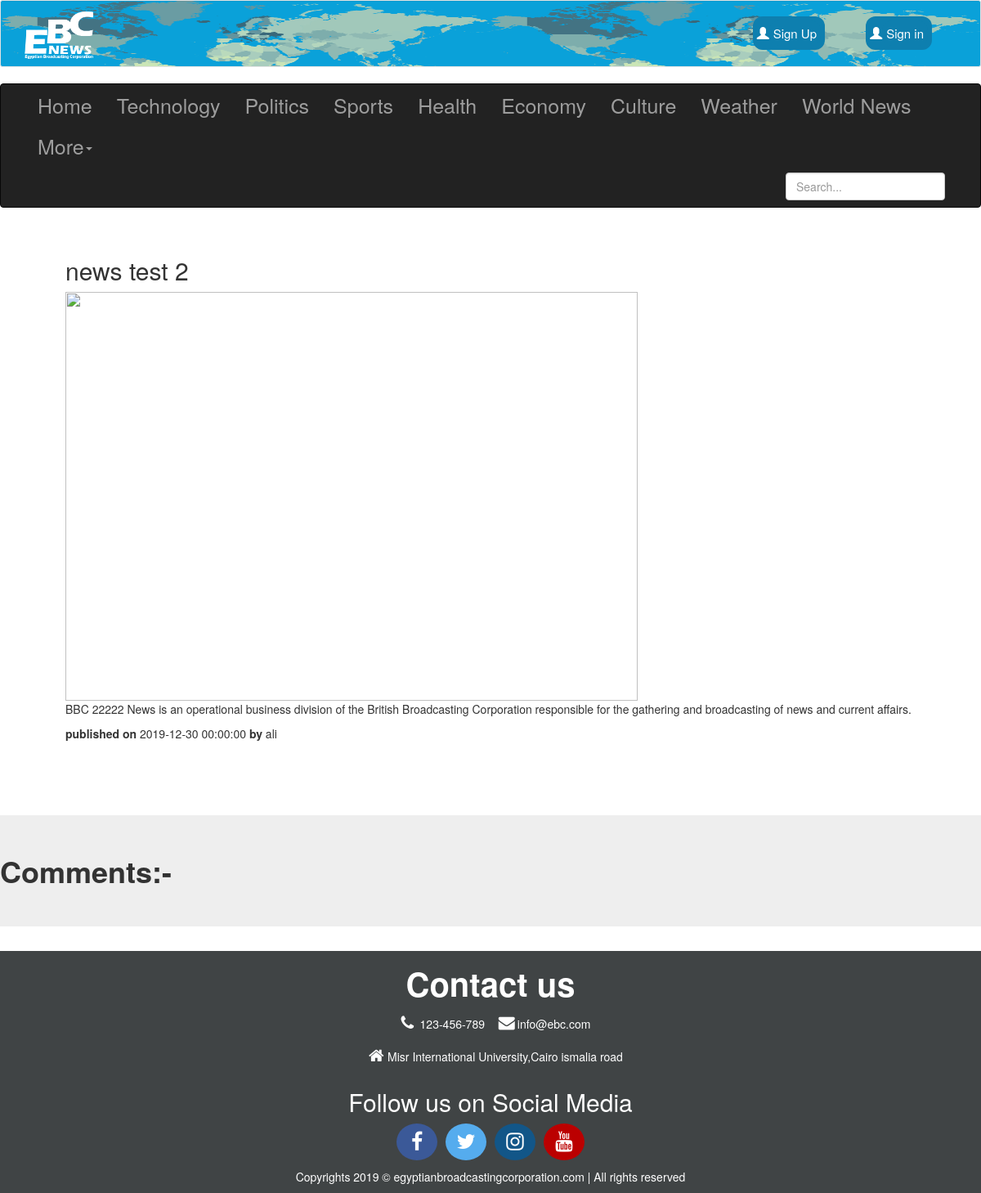
Screenshot of /healthdetails.php?healthnewsid=3 with the database file from the repository.
### tables this page shows
CREATE TABLE IF NOT EXISTS `info_news` (
  `news_id` int(11) NOT NULL AUTO_INCREMENT,
  `news_title` varchar(255) NOT NULL,
  `news_short_description` text NOT NULL,
  `news_full_content` text NOT NULL,
  `news_author` varchar(120) NOT NULL,
  `news_published_on` datetime NOT NULL,
  `news_image` varchar(300) NOT NULL,
  PRIMARY KEY (`news_id`)
);

### healthdetails.php (the view, shortened to what this page needs)
<!DOCTYPE HTML>
<html>
<head>
</head>
<body>
  <?php include "header.php";?>
	 <div class="content">
			<?php
				$newsid = (int)$_REQUEST['healthnewsid'];
				$servername = "localhost";
				$username = "root";
				$password = "";
				$dbname = "webproject";
				$conn = new mysqli($servername, $username, $password, $dbname);
				$sql = "SELECT * FROM info_news where news_id = $newsid ";
				$result = $conn->query($sql);
				$row = $result->fetch_assoc();
						echo "<h2>" . $row['news_title']. "</h2>";
						$result = $row['news_image'];
                        echo "<img width=700 height=500 src='".$result."'>";
						echo "<p>" . $row["news_full_content"]. "</p>";
						echo "<p> <b> published on  </b>" .  $row["news_published_on"].  "  <b> by  </b> " .   $row["news_author"] . "</span>";
				?>
   </div>
   <h1 class="jumbotron"><b>Comments:-</b></h1>
  <?php include "footer.php";?>
</body>
</html>

### healthdetails.php (style rules this page uses)
.content { width:90%; padding:20px; background:#fff; margin:20px auto 60px; border-radius:2px; }

### rows the page displays
info_news: news_title "news test 2", news_full_content "BBC 22222 News is an operational business division of the British Broadcasting Corporation responsible for the gathering and broadcasting of news and current affairs.", news_published_on "2019-12-30 00:00:00", news_author "ali"
